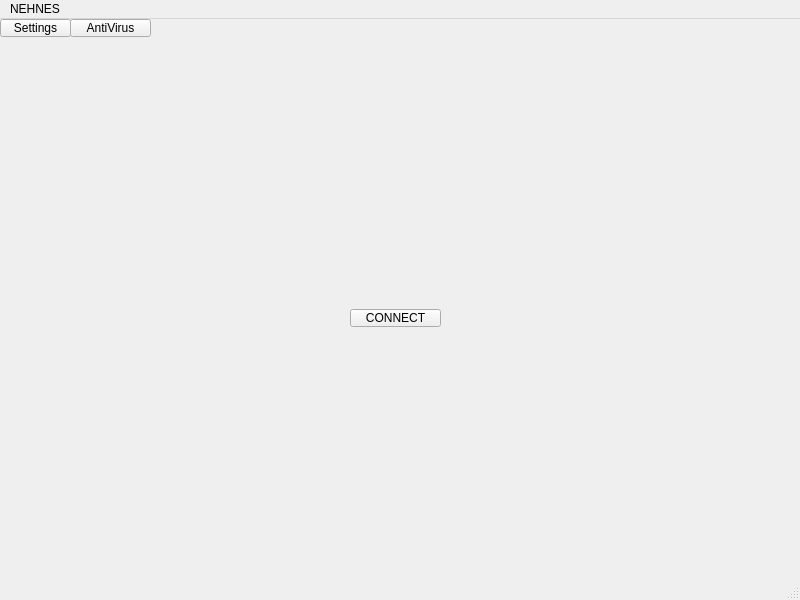
<?xml version="1.0" encoding="UTF-8"?>
<ui version="4.0">
 <class>MainWindow</class>
 <widget class="QMainWindow" name="MainWindow">
  <property name="geometry">
   <rect>
    <x>0</x>
    <y>0</y>
    <width>800</width>
    <height>600</height>
   </rect>
  </property>
  <property name="windowTitle">
   <string>MainWindow</string>
  </property>
  <widget class="QWidget" name="centralwidget">
   <widget class="QPushButton" name="settingsButton">
    <property name="geometry">
     <rect>
      <x>0</x>
      <y>0</y>
      <width>71</width>
      <height>18</height>
     </rect>
    </property>
    <property name="text">
     <string>Settings</string>
    </property>
   </widget>
   <widget class="QPushButton" name="antivirusButton">
    <property name="geometry">
     <rect>
      <x>70</x>
      <y>0</y>
      <width>81</width>
      <height>18</height>
     </rect>
    </property>
    <property name="text">
     <string>AntiVirus</string>
    </property>
   </widget>
   <widget class="QPushButton" name="pushButton_3">
    <property name="geometry">
     <rect>
      <x>350</x>
      <y>290</y>
      <width>91</width>
      <height>18</height>
     </rect>
    </property>
    <property name="text">
     <string>CONNECT</string>
    </property>
   </widget>
  </widget>
  <widget class="QMenuBar" name="menubar">
   <property name="geometry">
    <rect>
     <x>0</x>
     <y>0</y>
     <width>800</width>
     <height>18</height>
    </rect>
   </property>
   <widget class="QMenu" name="menuNEHNES">
    <property name="title">
     <string>NEHNES</string>
    </property>
   </widget>
   <addaction name="menuNEHNES"/>
  </widget>
  <widget class="QStatusBar" name="statusbar"/>
 </widget>
 <resources/>
 <connections/>
</ui>
